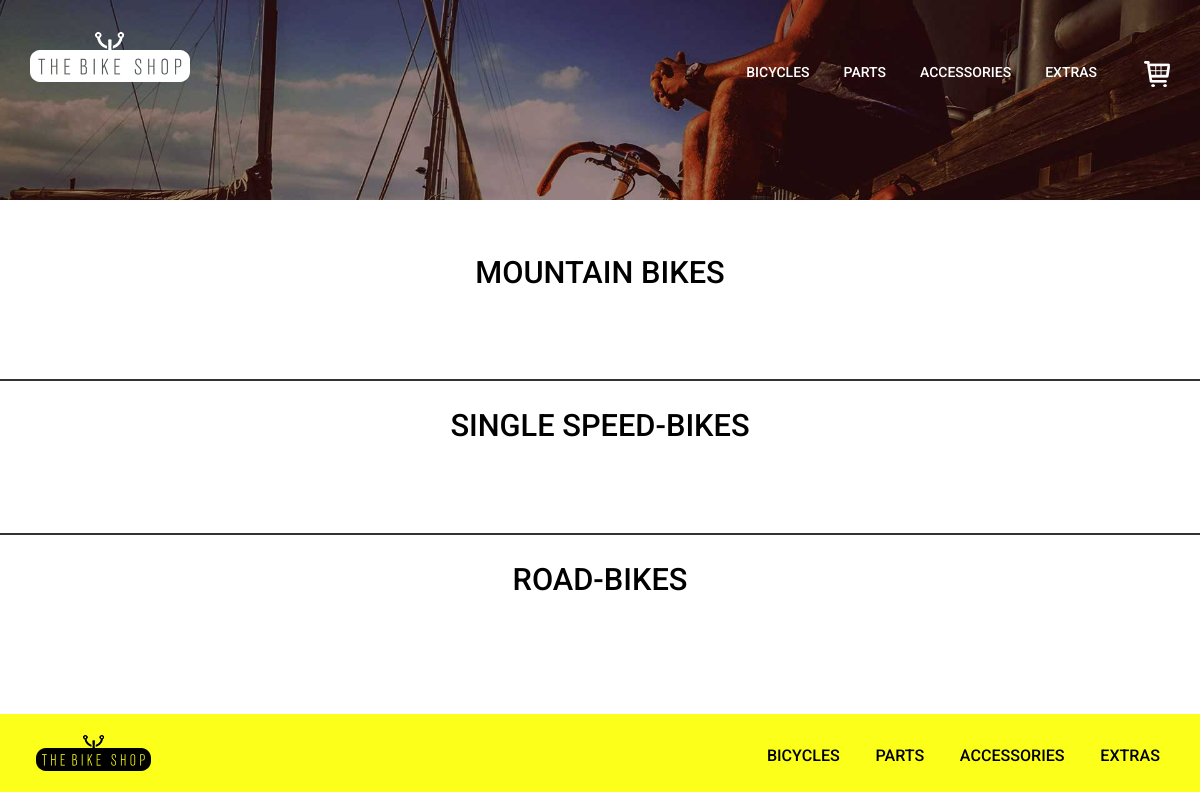
The app's page /bicycles/, older data.
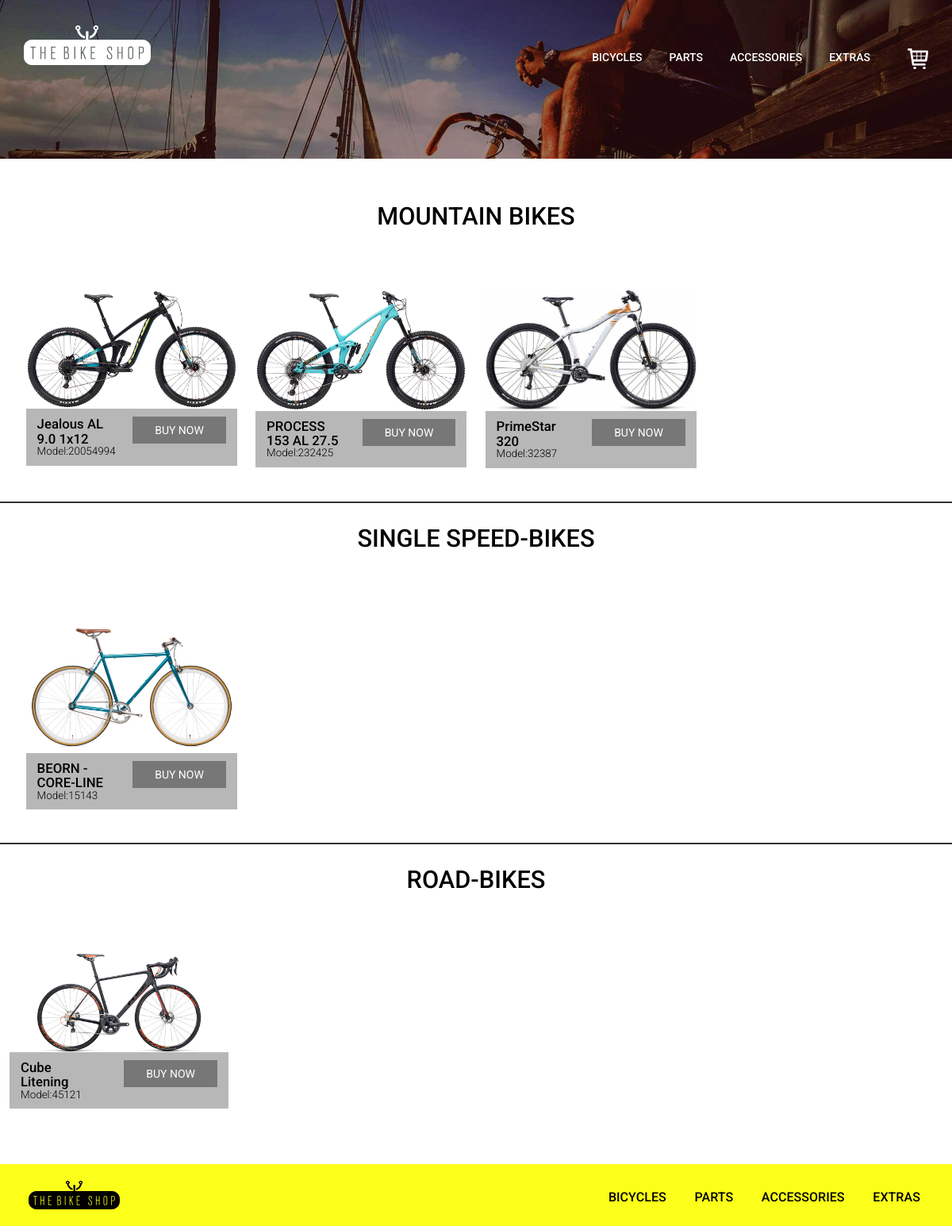
The same page, newer data.
### products/models.py (models this page shows, shortened)
class Images(models.Model):
    product = models.ForeignKey(Products, verbose_name="Product's name",
                                on_delete=models.CASCADE,
                                related_name='product_images')
    image = models.ImageField("Product's image", upload_to='bikes',
                              null=True)

class Products(models.Model):
    name = models.CharField("product's name", max_length=30)
    model = models.CharField("model number", max_length=10)
    price = models.CharField("price", max_length=10)
    size = models.CharField("frame size", max_length=5, blank=True)
    brand = models.CharField("brand", max_length=30)
    description = models.TextField("description")
    category = models.ForeignKey(ProductCategory, verbose_name="category",
                                 on_delete=models.CASCADE)
    class Meta:
        verbose_name = 'Product'
        verbose_name_plural = 'Products'

### products/views.py (the view)
# urls.py: url(r'^bicycles/', include('products.urls')),
def bicycles(request):
    context = dict()
    context['mountain'] = Products.objects.filter(
        category__category='MOUNTAIN BIKES')
    context['single'] = Products.objects.filter(
        category__category='SINGLE SPEED-BIKES')
    context['road'] = Products.objects.filter(
        category__category='ROAD-BIKES')
    return render(request, "bicycles.html", context)

### products/templates/bicycles.html (shortened to what this page needs)
{% extends "base.html" %}
{% load static %}
{% block content %}
<div class="bikes">
	 <div id="mountain" class="mountain-sec">
		 <h2>MOUNTAIN BIKES</h2>
		 {% for bike in mountain %}
		 <a href="/bicycles/{{ bike.id }}">
			 <div class="bike">
				 {% for i in bike.product_images.all %}
				 {% if forloop.first %}
				 <img src="{{ i.image.url }}" alt=""/>
				 {% endif %}
				 {% endfor %}
				 <div class="bike-cost">
					 <div class="bike-mdl">
						 <h4>{{ bike.name }}<span>Model:{{ bike.model }}</span></h4>
					 </div>
					 <div class="bike-cart">
						 <a class="buy" href="/bicycles/{{ bike.id }}">BUY NOW</a>
					 </div>
					 <div class="clearfix"></div>
				 </div>
			 </div>
		 </a>
		 {% endfor %}
			 <div class="clearfix"></div>
	  </div>
	  <div id="single" class="singlespeed-sec">
		   <h2 >SINGLE SPEED-BIKES</h2>
			 {% for bike in single %}
			 <a href="/bicycles/{{ bike.id }}">
				 <div class="bike">
					 {% for i in bike.product_images.all %}
					 {% if forloop.first %}
					 <img src="{{ i.image.url }}" alt=""/>
					 {% endif %}
					 {% endfor %}
					 <div class="bike-cost">
						 <div class="bike-mdl">
							 <h4>{{ bike.name }}<span>Model:{{ bike.model }}</span></h4>
						 </div>
						 <div class="bike-cart">
							 <a class="buy" href="/bicycles/{{ bike.id }}">BUY NOW</a>
						 </div>
						 <div class="clearfix"></div>
					 </div>
				 </div>
			 </a>
		 {% endfor %}
			 <div class="clearfix"></div>
		 </div>
		 <div id="road" class="road-sec">
		   <h2 >ROAD-BIKES</h2>
			 {% for bike in road %}
			 <a href="/bicycles/{{ bike.id }}">
				 <div class="bike">
					 {% for i in bike.product_images.all %}
					 {% if forloop.first %}
					 <img src="{{ i.image.url }}" alt=""/>
					 {% endif %}
					 {% endfor %}
					 <div class="bike-cost">
						 <div class="bike-mdl">
							 <h4>{{ bike.name }}<span>Model:{{ bike.model }}</span></h4>
						 </div>
						 <div class="bike-cart">
							 <a class="buy" href="/bicycles/{{ bike.id }}">BUY NOW</a>
						 </div>
						 <div class="clearfix"></div>
					 </div>
				 </div>
			 </a>
		 {% endfor %}
			 <div class="clearfix"></div>
		 </div>
 </div>
{% endblock content %}

Row changes from the older to the newer data that the page shows:
added Products: name "Jealous AL 9.0 1x12", model "20054994", shown under "MOUNTAIN BIKES"
now on this page (row edited): Images: image (picture), shown under "Jealous AL 9.0 1x12"
added Products: name "PROCESS 153 AL 27.5", model "232425", shown under "MOUNTAIN BIKES"
now on this page (row edited): Images: image (picture), shown under "PROCESS 153 AL 27.5"
added Products: name "PrimeStar 320", model "32387", shown under "MOUNTAIN BIKES"
added Images: image (picture), shown under "PrimeStar 320"
added Products: name "BEORN - CORE-LINE", model "15143", shown under "SINGLE SPEED-BIKES"
added Images: image (picture), shown under "BEORN - CORE-LINE"
added Products: name "Cube Litening", model "45121", shown under "ROAD-BIKES"
now on this page (row edited): Images: image (picture), shown under "Cube Litening"
